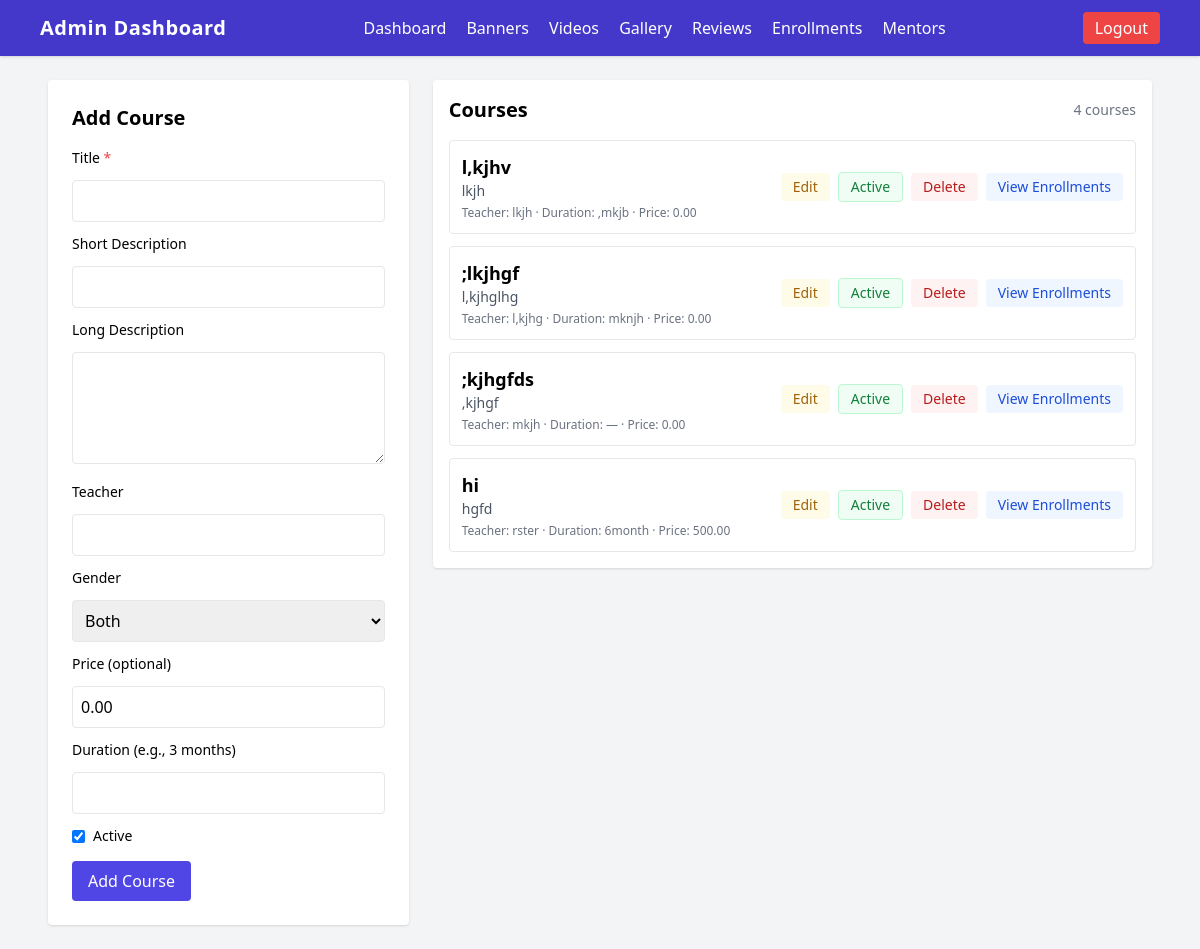
The app's page /admin/courses.php (signed in) with its own data.
### tables this page shows
CREATE TABLE `courses` (
  `id` int(11) NOT NULL,
  `title` varchar(255) NOT NULL,
  `short_desc` text DEFAULT NULL,
  `long_desc` text DEFAULT NULL,
  `teacher` varchar(150) DEFAULT NULL,
  `gender` enum('Male','Female','Both') DEFAULT 'Both',
  `price` decimal(10,2) DEFAULT 0.00,
  `duration` varchar(100) DEFAULT NULL,
  `active` tinyint(1) DEFAULT 1,
  `created_at` timestamp NOT NULL DEFAULT current_timestamp()
);

### config.php (called while the page is built, shortened)
<?php
function e($s) {
    return htmlspecialchars($s, ENT_QUOTES, 'UTF-8');
}

### admin/courses.php (the view, shortened to what this page needs)
<?php
require_once __DIR__ . '/../includes/functions.php';
$edit_course = null;
$courses = $pdo->query("SELECT * FROM courses ORDER BY created_at DESC")->fetchAll();
?>
<!doctype html>
<html>
<head>
    <script src="https://cdn.tailwindcss.com"></script>
</head>
<body class="bg-gray-100 min-h-screen">
    <?php
    if (file_exists(__DIR__ . '/header_admin.php')) {
        include __DIR__ . '/header_admin.php';
    }
    ?>
    <main class="max-w-6xl mx-auto p-6">
        <div class="flex flex-col md:flex-row gap-6">
            <section class="md:w-1/3 bg-white p-6 rounded shadow">
                <h2 class="text-xl font-bold mb-4">
                    <?= $edit_course ? "Edit Course" : "Add Course" ?>
                </h2>
                <form method="post" class="space-y-3">
                    <label class="block text-sm font-medium">Title <span class="text-red-500">*</span></label>
                    <input type="text" name="title" value="<?= e($edit_course['title'] ?? '') ?>" class="w-full border p-2 rounded" required>
                    <label class="block text-sm font-medium">Short Description</label>
                    <input type="text" name="short_desc" value="<?= e($edit_course['short_desc'] ?? '') ?>" class="w-full border p-2 rounded">
                    <label class="block text-sm font-medium">Long Description</label>
                    <textarea name="long_desc" class="w-full border p-2 rounded h-28"><?= e($edit_course['long_desc'] ?? '') ?></textarea>
                    <label class="block text-sm font-medium">Teacher</label>
                    <input type="text" name="teacher" value="<?= e($edit_course['teacher'] ?? '') ?>" class="w-full border p-2 rounded">
                    <label class="block text-sm font-medium">Gender</label>
                    <select name="gender" class="w-full border p-2 rounded">
                        <?php $curGender = $edit_course['gender'] ?? 'Both'; ?>
                        <option value="Both" <?= $curGender === 'Both' ? 'selected' : '' ?>>Both</option>
                    </select>
                    <label class="block text-sm font-medium">Price (optional)</label>
                    <input type="text" name="price" value="<?= e($edit_course['price'] ?? '0.00') ?>" class="w-full border p-2 rounded" placeholder="0.00">
                    <label class="block text-sm font-medium">Duration (e.g., 3 months)</label>
                    <input type="text" name="duration" value="<?= e($edit_course['duration'] ?? '') ?>" class="w-full border p-2 rounded">
                    <label class="inline-flex items-center mt-2">
                        <input type="checkbox" name="active" value="1" <?= (!isset($edit_course) || $edit_course['active']) ? 'checked' : '' ?> class="form-checkbox">
                        <span class="ml-2 text-sm">Active</span>
                    </label>
                    <div class="mt-4">
                        <button type="submit" class="bg-indigo-600 text-white px-4 py-2 rounded">
                            <?= $edit_course ? 'Update Course' : 'Add Course' ?>
                        </button>
                    </div>
                </form>
            </section>
            <section class="md:w-2/3">
                <div class="bg-white p-4 rounded shadow">
                    <div class="flex items-center justify-between mb-4">
                        <h2 class="text-xl font-bold">Courses</h2>
                        <div class="text-sm text-gray-500"><?= count($courses) ?> courses</div>
                    </div>
                    <?php if (empty($courses)): ?>
                        <div class="p-4 text-gray-600">No courses found. Add one using the form.</div>
                    <?php else: ?>
                        <div class="space-y-3">
                            <?php foreach ($courses as $c): ?>
                                <div class="border rounded p-3 flex flex-col md:flex-row md:items-center md:justify-between">
                                    <div>
                                        <div class="font-semibold text-lg"><?= e($c['title']) ?></div>
                                        <div class="text-sm text-gray-600"><?= e($c['short_desc']) ?></div>
                                        <div class="text-xs text-gray-500 mt-1">
                                            Teacher: <?= e($c['teacher'] ?: '—') ?> · Duration: <?= e($c['duration'] ?: '—') ?> · Price: <?= number_format((float)$c['price'], 2) ?>
                                        </div>
                                    </div>
                                    <div class="mt-3 md:mt-0 flex items-center space-x-2">
                                        <a href="courses.php?edit=<?= intval($c['id']) ?>" class="px-3 py-1 bg-yellow-50 text-yellow-700 rounded text-sm hover:shadow">Edit</a>
                                        <a href="?toggle=<?= intval($c['id']) ?>" class="px-3 py-1 rounded text-sm border
                                            <?= $c['active'] ? 'bg-green-50 text-green-700 border-green-200' : 'bg-gray-50 text-gray-700 border-gray-200' ?>">
                                            <?= $c['active'] ? 'Active' : 'Inactive' ?>
                                        </a>
                                        <a href="?delete=<?= intval($c['id']) ?>" onclick="return confirm('Delete this course and all related enrollments?')" class="px-3 py-1 bg-red-50 text-red-700 rounded text-sm">Delete</a>
                                        <a href="enrollments.php?course_id=<?= intval($c['id']) ?>" class="px-3 py-1 bg-blue-50 text-blue-700 rounded text-sm">View Enrollments</a>
                                    </div>
                                </div>
                            <?php endforeach; ?>
                        </div>
                    <?php endif; ?>
                </div>
            </section>
        </div>
    </main>
</body>
</html>

### records on screen
courses: title "l,kjhv", short_desc "lkjh", teacher "lkjh", duration ",mkjb", price "0.00", active "Active"
courses: title ";lkjhgf", short_desc "l,kjhglhg", teacher "l,kjhg", duration "mknjh", price "0.00", active "Active"
courses: title ";kjhgfds", short_desc ",kjhgf", teacher "mkjh", duration "—", price "0.00", active "Active"
courses: title "hi", short_desc "hgfd", teacher "rster", duration "6month", price "500.00", active "Active"

### other values on screen
count($courses) "4"
